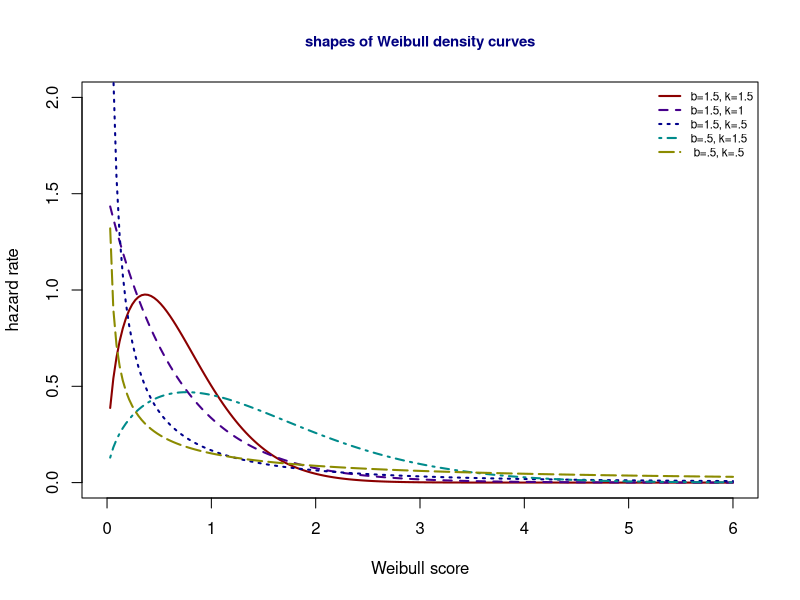
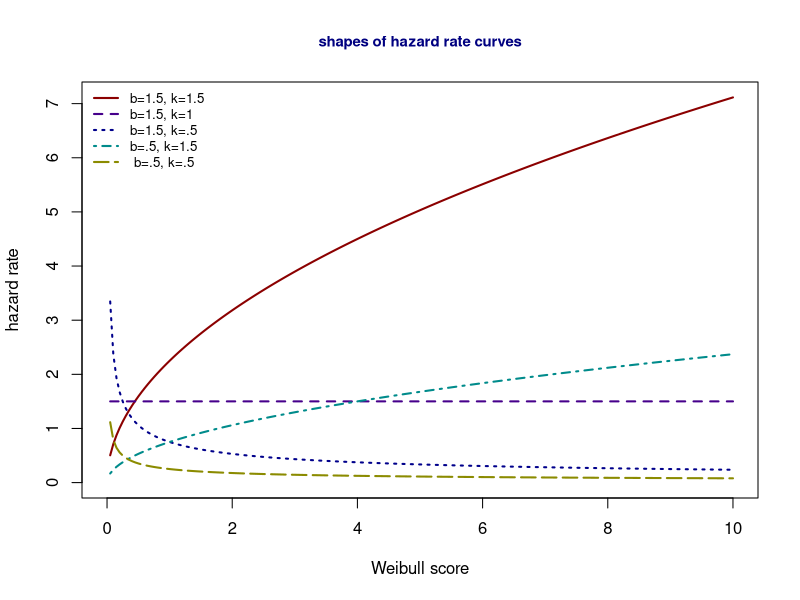

These charts were generated, in order, by the following R code:
## ---- chunk 1
options(repos = list(CRAN="http://cran.rstudio.com/"))
# code chunk specifies whether the R code, warnings, and output 
# will be included in the output files.
if (!require("knitr")) {
   install.packages("knitr")
   library(knitr)
}

knitr::opts_chunk$set(echo = TRUE,       
                      warning = FALSE,   
                      result = TRUE,   
                      message = FALSE,
                      comment = NA)
## ---- chunk 2
## write a function to evaluate h(x) for given x and values of parameters
 fval=function(b, k, x){
    b*k*x^(k-1)*exp(-b*x^k)
 }

 ## pre-selected x-values
 x = seq(0, 6, length = 200)[-1]
 ##
 ## Evaluate y with different conbinations of parameters
 y1 = fval(b=1.5, k=1.5, x)
 y2 = fval(b=1.5, k=1, x)
 y3 = fval(b=1.5, k=.5, x)
 ##
 y4 = fval(b=.5, k=1.5, x)
 y5 = fval(b=.5, k=.5, x)
 ## range of y
 ymax=max(c(y1, y2, y3, y4, y5))
 ##
 plot(x, y1, type="l", ylim=c(0,2), xlim=c(0,6),
      xlab = "Weibull score",
      ylab = "hazard rate",
      col= "#8B0000",
      lwd=2,
      main = "shapes of Weibull density curves",
      cex.main = 0.9,    # font size of color
      col.main = "navy")
 lines(x, y2, col="#46008B", lwd=2,lty=2)
 lines(x, y3, col="#00008B", lwd=2,lty=3)
 lines(x, y4, col="#008B8B", lwd=2,lty=4)
 lines(x, y5, col="#8B8B00", lwd=2,lty=5)
 ## Add legend to the plot
 legend("topright", c("b=1.5, k=1.5", "b=1.5, k=1", "b=1.5, k=.5", "b=.5, k=1.5"," b=.5, k=.5"),
        col=c("#8B0000","#46008B","#00008B","#008B8B","#8B8B00"),
        lwd=rep(2,5), lty=1:5, cex = 0.7, bty="n")

## ---- chunk 3
## write a function to evaluate h(x) for given x and values of parameters
 hval=function(b, k, x){
    b*k*x^(k-1)
 }

 ## pre-selected x-values
 x = seq(0, 10, length = 200)[-1]
 ##
 ## Evaluate y with different combinations of parameters
 y1 = hval(b=1.5, k=1.5, x)
 y2 = hval(b=1.5, k=1, x)
 y3 = hval(b=1.5, k=.5, x)
 ##
 y4 = hval(b=.5, k=1.5, x)
 y5 = hval(b=.5, k=.5, x)
 ## range of y
 ymax=max(c(y1, y2, y3, y4, y5))
 ##
 plot(x, y1, type="l", ylim=c(0,ymax), xlim=c(0,10),
      xlab = "Weibull score",
      ylab = "hazard rate",
      col= "#8B0000",
      lwd=2,
      main = "shapes of hazard rate curves",
      cex.main = 0.9,    # font size of color
      col.main = "navy")
 lines(x, y2, col="#46008B", lwd=2,lty=2)
 lines(x, y3, col="#00008B", lwd=2,lty=3)
 lines(x, y4, col="#008B8B", lwd=2,lty=4)
 lines(x, y5, col="#8B8B00", lwd=2,lty=5)
 ## add legend to the plot
 legend("topleft", c("b=1.5, k=1.5", "b=1.5, k=1", "b=1.5, k=.5", "b=.5, k=1.5"," b=.5, k=.5"),
        col=c("#8B0000","#46008B","#00008B","#008B8B","#8B8B00"),
        lwd=rep(2,5), lty=1:5, cex = 0.8, bty="n")

